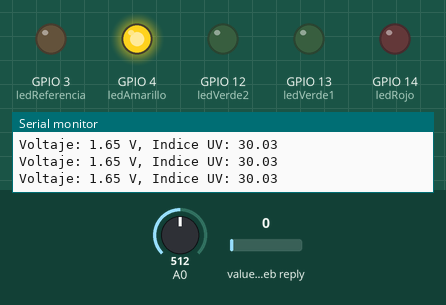
Simulated run of this sketch. Board: ESP8266 (NodeMCU). On the bench: output pins drawn as LEDs (lit = HIGH), the last lines printed to the serial monitor. The inputs (shaded band) are chosen by the test bench; at power-on: A0 = 512, value in the web reply 0. WiFi joins after 1.5 s; servers stay silent unless stated; web services answer with replies made up by the test bench.

Above: at 6.4 s.
6.5 s: A0 set to 54
8.0 s: A0 set to 48
At 9.2 s:
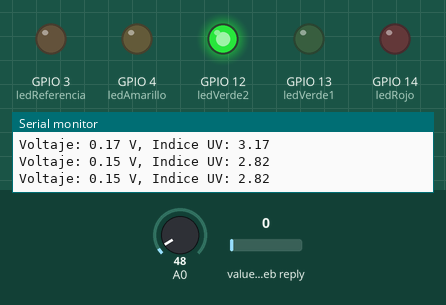
9.5 s: A0 set to 19
11.0 s: A0 set to 16
At 11.6 s:
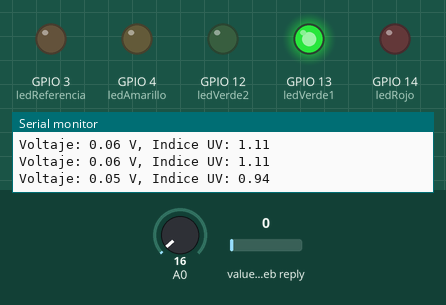
12.5 s: A0 set to 122
At 14.0 s:
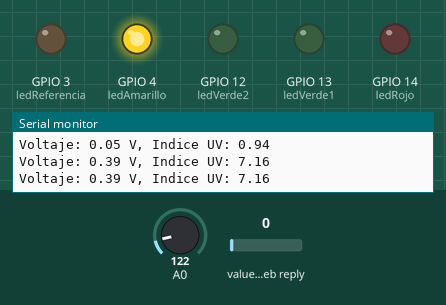
14.3 s: A0 set to 0
At 15.6 s:
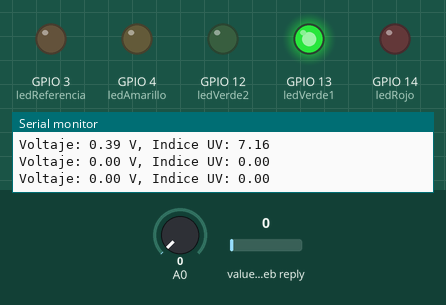
Timing chart, 0 to 17.1 s (numbered marks = the images above; inputs shaded):
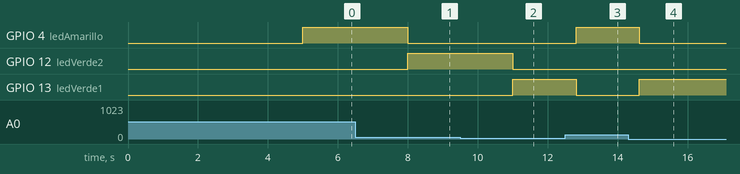

The sketch:

WriteSingleField.ino
```cpp
#include <ESP8266WiFi.h>
#include "secrets.h"
#include "ThingSpeak.h"

// WiFi
char ssid[] = SECRET_SSID;   // Nombre de la red WiFi
char pass[] = SECRET_PASS;   // Contraseña de la red WiFi
WiFiClient client;

// ThingSpeak
unsigned long myChannelNumber = SECRET_CH_ID;
const char * myWriteAPIKey = SECRET_WRITE_APIKEY;

// Pines LEDs
const int ledVerde1 = 13;
const int ledVerde2 = 12;
const int ledAmarillo = 4;
const int ledRojo = 14;
const int ledReferencia = 3;

// Variables
unsigned long ultimaActualizacion = 0; // Para llevar control del tiempo de envío
const unsigned long intervaloEnvio = 20000;

void setup() {
  Serial.begin(115200);
  WiFi.mode(WIFI_STA);
  ThingSpeak.begin(client);  //ThingSpeak

  pinMode(ledVerde1, OUTPUT);
  pinMode(ledVerde2, OUTPUT);
  pinMode(ledAmarillo, OUTPUT);
  pinMode(ledRojo, OUTPUT);
  pinMode(ledReferencia, OUTPUT);

  digitalWrite(ledVerde1, LOW);
  digitalWrite(ledVerde2, LOW);
  digitalWrite(ledAmarillo, LOW);
  digitalWrite(ledRojo, LOW);
  digitalWrite(ledReferencia, LOW);
}

void loop() {
  // Conexión WiFi
  if (WiFi.status() != WL_CONNECTED) {
    Serial.print("Intentando conectar a SSID: ");
    Serial.println(SECRET_SSID);
    while (WiFi.status() != WL_CONNECTED) {
      WiFi.begin(ssid, pass);
      Serial.print(".");
      delay(5000);
    }
    Serial.println("\nConectado a WiFi.");
  }


  int valorAnalogico = analogRead(A0);
  float voltaje = valorAnalogico * (3.3 / 1023.0);
  float indiceUV = voltaje / (3.3 / 60.0);


  Serial.print("Voltaje: ");
  Serial.print(voltaje);
  Serial.print(" V, Indice UV: ");
  Serial.println(indiceUV);


  if (indiceUV >= 0 && indiceUV <= 1) {
    digitalWrite(ledVerde1, HIGH);
    digitalWrite(ledVerde2, LOW);
    digitalWrite(ledAmarillo, LOW);
    digitalWrite(ledRojo, LOW);
  } else if (indiceUV >= 2 && indiceUV <= 3) {
    digitalWrite(ledVerde1, LOW);
    digitalWrite(ledVerde2, HIGH);
    digitalWrite(ledAmarillo, LOW);
    digitalWrite(ledRojo, LOW);
  } else if (indiceUV >= 4) {
    digitalWrite(ledVerde1, LOW);
    digitalWrite(ledVerde2, LOW);
    digitalWrite(ledAmarillo, HIGH);
    digitalWrite(ledRojo, LOW);
  }


  int estadoLedReferencia = ThingSpeak.readLongField(myChannelNumber, 6, SECRET_READ_APIKEY);
  if (estadoLedReferencia == 1) {
    digitalWrite(ledReferencia, HIGH);
  } else if (estadoLedReferencia == 0) {
    digitalWrite(ledReferencia, LOW);
  }


  if (millis() - ultimaActualizacion >= intervaloEnvio) {
    ThingSpeak.setField(1, indiceUV);
    ThingSpeak.setField(2, digitalRead(ledVerde1));
    ThingSpeak.setField(3, digitalRead(ledVerde2));
    ThingSpeak.setField(4, digitalRead(ledAmarillo));
    ThingSpeak.setField(5, digitalRead(ledRojo));

    int httpCode = ThingSpeak.writeFields(myChannelNumber, myWriteAPIKey);
    if (httpCode == 200) {
      Serial.println("Actualización exitosa en ThingSpeak.");
    } else {
      Serial.println("Error al actualizar en ThingSpeak. Código HTTP: " + String(httpCode));
    }

    ultimaActualizacion = millis();
  }

  delay(300);
}
```

secrets.h
```cpp
// Use this file to store all of the private credentials
// and connection details

#define SECRET_SSID "Redmi125G"		// replace MySSID with your WiFi network name
#define SECRET_PASS "Nolose89."	// replace MyPassword with your WiFi password

#define SECRET_CH_ID 0000000			// replace 0000000 with your channel number
#define SECRET_WRITE_APIKEY "XYZ"   // replace XYZ with your channel write API Key
#define SECRET_READ_APIKEY "XYZ"
```

Measured:
- the behaviour switches between 52 and 51 on A0 (found by bisection; images 0 and 1)
- the behaviour switches between 18 and 17 on A0 (found by bisection; images 1 and 2)
- after the input at 8.0 s, GPIO 4 (ledAmarillo): HIGH → LOW at once; GPIO 12 (ledVerde2): LOW → HIGH at once
- after the input at 11.0 s, GPIO 12 (ledVerde2): HIGH → LOW at once; GPIO 13 (ledVerde1): LOW → HIGH at once
- after the input at 12.5 s, GPIO 4 (ledAmarillo): LOW → HIGH after 0.31 s; GPIO 13 (ledVerde1): HIGH → LOW after 0.31 s
- after the input at 14.3 s, GPIO 4 (ledAmarillo): HIGH → LOW after 0.31 s; GPIO 13 (ledVerde1): LOW → HIGH after 0.31 s
